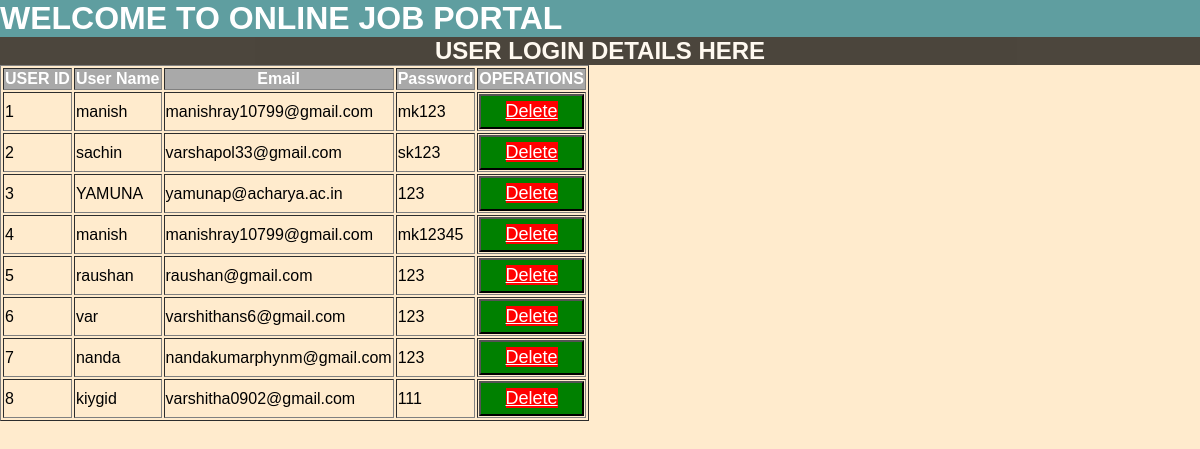
Page /Admin/udetail.php on the committed database.
### tables this page shows
CREATE TABLE `details` (
  `id` int(21) NOT NULL,
  `username` varchar(21) NOT NULL,
  `email` varchar(25) NOT NULL,
  `password` varchar(20) NOT NULL
);

### Admin/udetail.php (the view, shortened to what this page needs)
<?php
include 'dblink.php';
$query = "select * from details ";
$data = mysqli_query($con, $query);
$total = mysqli_num_rows($data);
?>
<!DOCTYPE html>
<html>
<head>
</head>
<body>
	<h1> <marquee>WELCOME  TO  ONLINE  JOB  PORTAL </marquee></h1>
	<h2>USER LOGIN DETAILS HERE</h2>
	<table border="1">
		<tr>
			<th>USER ID</th>
			<th>User Name</th>
			<th>Email</th>
			<th>Password</th>
			<th colspan="2">OPERATIONS</th>
		</tr>
</body>
</html>
<?php
if($total !=0)
{
	while($result = mysqli_fetch_assoc($data))
	{
		echo "<tr>
			    <td>".$result['id']."</td>
				<td>".$result['username']."</td>
				<td>".$result['email']."</td>
				<td>".$result['password']."</td>
				<td><button><a href='cdelete.php?ji=$result[id]' onclick ='return checkdelete()' >Delete</a></button></td>
		</tr>";
	}
}
else
{
	echo "No Record Found";
}
?>

### Admin/udetail.php (style rules this page uses)
body { margin: 0; padding: 0; background-color: #ffebcd; background-size: cover; font-family: sans-serif; }
h1 { margin: 0; color: white; background-color:cadetblue; }
h2 { margin: 0; color: white; background-color: black; text-align: center; opacity: .7; }
tr { color: black; }
th { color: white; background-color: darkgray; }
tr td a { font-size: 18px; background-color: red; color: white; }
button { background-color: green; height: 35px; width: 100%; }

### rows in the picture
details: id "1", username "manish", email "manishray10799@gmail.com", password "mk123"
details: id "2", username "sachin", email "varshapol33@gmail.com", password "sk123"
details: id "3", username "YAMUNA", email "yamunap@acharya.ac.in", password "123"
details: id "4", username "manish", email "manishray10799@gmail.com", password "mk12345"
details: id "5", username "raushan", email "raushan@gmail.com", password "123"
details: id "6", username "var", email "varshithans6@gmail.com", password "123"
details: id "7", username "nanda", email "nandakumarphynm@gmail.com", password "123"
details: id "8", username "kiygid", email "varshitha0902@gmail.com", password "111"
